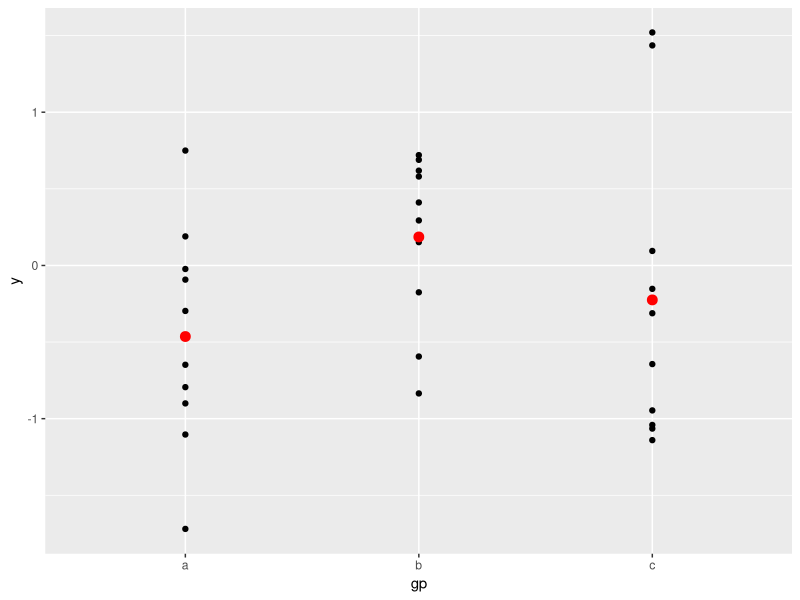

R code for this plot:
library(ggplot2)
df <- data.frame(gp = factor(rep(letters[1:3], each = 10)),y = rnorm(30))
library(plyr)
ds <- ddply(df, .(gp), summarise, mean = mean(y), sd = sd(y))
ggplot(df, aes(x = gp, y = y)) +
  geom_point() +
  geom_point(data = ds, aes(y = mean),
             colour = 'red', size = 3)